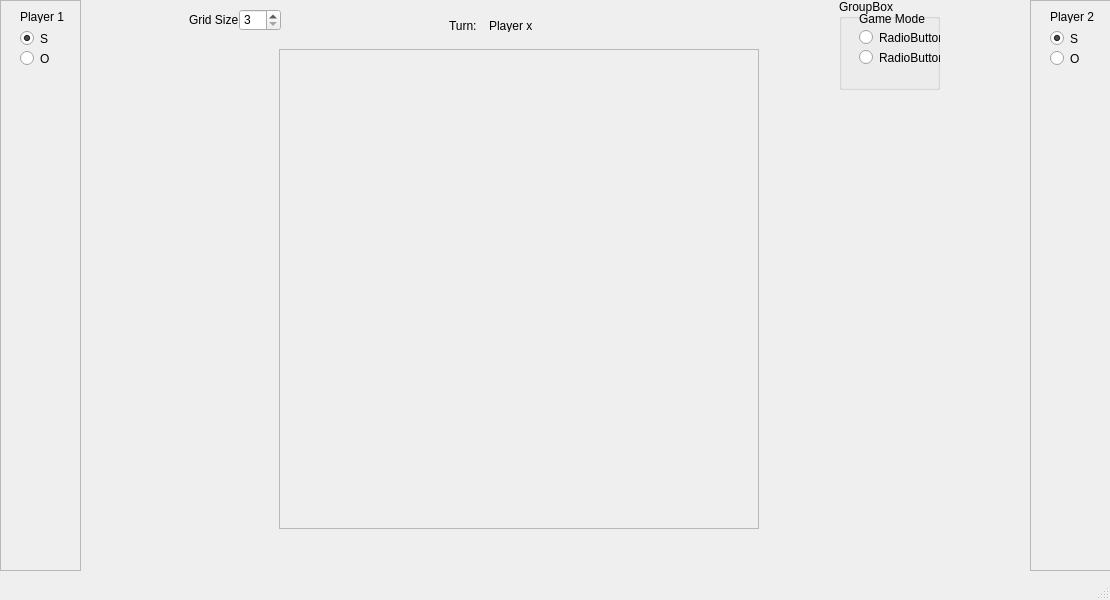
<?xml version="1.0" encoding="UTF-8"?>
<ui version="4.0">
 <class>MainWindow</class>
 <widget class="QMainWindow" name="MainWindow">
  <property name="geometry">
   <rect>
    <x>0</x>
    <y>0</y>
    <width>1110</width>
    <height>600</height>
   </rect>
  </property>
  <property name="windowTitle">
   <string>SOS Game</string>
  </property>
  <widget class="QWidget" name="centralwidget">
   <widget class="QFrame" name="left_section">
    <property name="geometry">
     <rect>
      <x>0</x>
      <y>0</y>
      <width>81</width>
      <height>571</height>
     </rect>
    </property>
    <property name="frameShape">
     <enum>QFrame::StyledPanel</enum>
    </property>
    <property name="frameShadow">
     <enum>QFrame::Raised</enum>
    </property>
    <widget class="QLabel" name="p1_label">
     <property name="geometry">
      <rect>
       <x>20</x>
       <y>10</y>
       <width>47</width>
       <height>13</height>
      </rect>
     </property>
     <property name="text">
      <string>Player 1</string>
     </property>
    </widget>
    <widget class="QRadioButton" name="p1_s">
     <property name="geometry">
      <rect>
       <x>20</x>
       <y>30</y>
       <width>31</width>
       <height>17</height>
      </rect>
     </property>
     <property name="text">
      <string>S</string>
     </property>
     <property name="checked">
      <bool>true</bool>
     </property>
    </widget>
    <widget class="QRadioButton" name="p1_o">
     <property name="geometry">
      <rect>
       <x>20</x>
       <y>50</y>
       <width>31</width>
       <height>17</height>
      </rect>
     </property>
     <property name="text">
      <string>O</string>
     </property>
    </widget>
   </widget>
   <widget class="QFrame" name="right_section">
    <property name="geometry">
     <rect>
      <x>1030</x>
      <y>0</y>
      <width>81</width>
      <height>571</height>
     </rect>
    </property>
    <property name="frameShape">
     <enum>QFrame::StyledPanel</enum>
    </property>
    <property name="frameShadow">
     <enum>QFrame::Raised</enum>
    </property>
    <widget class="QLabel" name="p2_label">
     <property name="geometry">
      <rect>
       <x>20</x>
       <y>10</y>
       <width>47</width>
       <height>13</height>
      </rect>
     </property>
     <property name="text">
      <string>Player 2</string>
     </property>
    </widget>
    <widget class="QRadioButton" name="p2_s">
     <property name="geometry">
      <rect>
       <x>20</x>
       <y>30</y>
       <width>31</width>
       <height>17</height>
      </rect>
     </property>
     <property name="text">
      <string>S</string>
     </property>
     <property name="checked">
      <bool>true</bool>
     </property>
    </widget>
    <widget class="QRadioButton" name="p2_o">
     <property name="geometry">
      <rect>
       <x>20</x>
       <y>50</y>
       <width>31</width>
       <height>17</height>
      </rect>
     </property>
     <property name="text">
      <string>O</string>
     </property>
    </widget>
   </widget>
   <widget class="QWidget" name="center_section" native="true">
    <property name="geometry">
     <rect>
      <x>79</x>
      <y>-1</y>
      <width>951</width>
      <height>571</height>
     </rect>
    </property>
    <widget class="QLabel" name="gridsize_label">
     <property name="geometry">
      <rect>
       <x>110</x>
       <y>10</y>
       <width>71</width>
       <height>21</height>
      </rect>
     </property>
     <property name="text">
      <string>Grid Size:</string>
     </property>
     <property name="buddy">
      <cstring>gridsize_selector</cstring>
     </property>
    </widget>
    <widget class="QSpinBox" name="gridsize_selector">
     <property name="geometry">
      <rect>
       <x>160</x>
       <y>10</y>
       <width>42</width>
       <height>22</height>
      </rect>
     </property>
     <property name="minimum">
      <number>3</number>
     </property>
    </widget>
    <widget class="QFrame" name="frame">
     <property name="geometry">
      <rect>
       <x>200</x>
       <y>50</y>
       <width>480</width>
       <height>480</height>
      </rect>
     </property>
     <property name="frameShape">
      <enum>QFrame::StyledPanel</enum>
     </property>
     <property name="frameShadow">
      <enum>QFrame::Raised</enum>
     </property>
     <widget class="QWidget" name="gridLayoutWidget">
      <property name="geometry">
       <rect>
        <x>0</x>
        <y>0</y>
        <width>481</width>
        <height>481</height>
       </rect>
      </property>
      <layout class="QGridLayout" name="gridLayout"/>
     </widget>
    </widget>
    <widget class="QLabel" name="turn_label">
     <property name="geometry">
      <rect>
       <x>370</x>
       <y>20</y>
       <width>47</width>
       <height>13</height>
      </rect>
     </property>
     <property name="text">
      <string>Turn:</string>
     </property>
    </widget>
    <widget class="QLabel" name="label">
     <property name="geometry">
      <rect>
       <x>410</x>
       <y>20</y>
       <width>47</width>
       <height>13</height>
      </rect>
     </property>
     <property name="text">
      <string>Player x</string>
     </property>
    </widget>
    <widget class="QGroupBox" name="groupBox">
     <property name="geometry">
      <rect>
       <x>760</x>
       <y>0</y>
       <width>101</width>
       <height>91</height>
      </rect>
     </property>
     <property name="title">
      <string>GroupBox</string>
     </property>
     <widget class="QLabel" name="gm_label">
      <property name="geometry">
       <rect>
        <x>20</x>
        <y>10</y>
        <width>71</width>
        <height>20</height>
       </rect>
      </property>
      <property name="text">
       <string>Game Mode</string>
      </property>
     </widget>
     <widget class="QRadioButton" name="gm_simple">
      <property name="geometry">
       <rect>
        <x>20</x>
        <y>30</y>
        <width>82</width>
        <height>17</height>
       </rect>
      </property>
      <property name="text">
       <string>RadioButton</string>
      </property>
     </widget>
     <widget class="QRadioButton" name="gm_general">
      <property name="geometry">
       <rect>
        <x>20</x>
        <y>50</y>
        <width>82</width>
        <height>17</height>
       </rect>
      </property>
      <property name="text">
       <string>RadioButton</string>
      </property>
     </widget>
    </widget>
   </widget>
  </widget>
  <widget class="QStatusBar" name="statusbar"/>
 </widget>
 <resources/>
 <connections/>
</ui>
